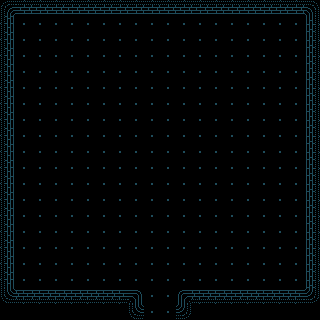

This is a level from a 2D game, rendered from its Tiled map with the project's own tilesets. A one-line summary and the complete map file follow:
An orthogonal 20x20 tile map with 16x16 px tiles, 2 tile layers (Floor, Walls), 2 tilesets and 3 objects (T_Chapel, S_Chapel).

<map version="1.5" tiledversion="1.7.2" orientation="orthogonal" renderorder="right-down" width="20" height="20" tilewidth="16" tileheight="16" infinite="0" nextlayerid="5" nextobjectid="4">
 <tileset firstgid="1" source="../../Floor.tsx" />
 <tileset firstgid="129" source="Sprites.tsx" />
 <layer id="2" name="Floor" width="20" height="20">
  <data encoding="csv">
0,0,0,0,0,0,0,0,0,0,0,0,0,0,0,0,0,0,0,0,
0,3,3,3,3,3,3,3,3,3,3,3,3,3,3,3,3,3,3,0,
0,3,3,3,3,3,3,3,3,3,3,3,3,3,3,3,3,3,3,0,
0,3,3,3,3,3,3,3,3,3,3,3,3,3,3,3,3,3,3,0,
0,3,3,3,3,3,3,3,3,3,3,3,3,3,3,3,3,3,3,0,
0,3,3,3,3,3,3,3,3,3,3,3,3,3,3,3,3,3,3,0,
0,3,3,3,3,3,3,3,3,3,3,3,3,3,3,3,3,3,3,0,
0,3,3,3,3,3,3,3,3,3,3,3,3,3,3,3,3,3,3,0,
0,3,3,3,3,3,3,3,3,3,3,3,3,3,3,3,3,3,3,0,
0,3,3,3,3,3,3,3,3,3,3,3,3,3,3,3,3,3,3,0,
0,3,3,3,3,3,3,3,3,3,3,3,3,3,3,3,3,3,3,0,
0,3,3,3,3,3,3,3,3,3,3,3,3,3,3,3,3,3,3,0,
0,3,3,3,3,3,3,3,3,3,3,3,3,3,3,3,3,3,3,0,
0,3,3,3,3,3,3,3,3,3,3,3,3,3,3,3,3,3,3,0,
0,3,3,3,3,3,3,3,3,3,3,3,3,3,3,3,3,3,3,0,
0,3,3,3,3,3,3,3,3,3,3,3,3,3,3,3,3,3,3,0,
0,3,3,3,3,3,3,3,3,3,3,3,3,3,3,3,3,3,3,0,
0,3,3,3,3,3,3,3,3,3,3,3,3,3,3,3,3,3,3,0,
0,0,0,0,0,0,0,0,0,3,3,0,0,0,0,0,0,0,0,0,
0,0,0,0,0,0,0,0,0,3,3,0,0,0,0,0,0,0,0,0
</data>
 </layer>
 <layer id="1" name="Walls" width="20" height="20">
  <data encoding="csv">
50,21,21,21,21,21,21,21,21,21,21,21,21,21,21,21,21,21,21,49,
35,0,0,0,0,0,0,0,0,0,0,0,0,0,0,0,0,0,0,34,
35,0,0,0,0,0,0,0,0,0,0,0,0,0,0,0,0,0,0,34,
35,0,0,0,0,0,0,0,0,0,0,0,0,0,0,0,0,0,0,34,
35,0,0,0,0,0,0,0,0,0,0,0,0,0,0,0,0,0,0,34,
35,0,0,0,0,0,0,0,0,0,0,0,0,0,0,0,0,0,0,34,
35,0,0,0,0,0,0,0,0,0,0,0,0,0,0,0,0,0,0,34,
35,0,0,0,0,0,0,0,0,0,0,0,0,0,0,0,0,0,0,34,
35,0,0,0,0,0,0,0,0,0,0,0,0,0,0,0,0,0,0,34,
35,0,0,0,0,0,0,0,0,0,0,0,0,0,0,0,0,0,0,34,
35,0,0,0,0,0,0,0,0,0,0,0,0,0,0,0,0,0,0,34,
35,0,0,0,0,0,0,0,0,0,0,0,0,0,0,0,0,0,0,34,
35,0,0,0,0,0,0,0,0,0,0,0,0,0,0,0,0,0,0,34,
35,0,0,0,0,0,0,0,0,0,0,0,0,0,0,0,0,0,0,34,
35,0,0,0,0,0,0,0,0,0,0,0,0,0,0,0,0,0,0,34,
35,0,0,0,0,0,0,0,0,0,0,0,0,0,0,0,0,0,0,34,
35,0,0,0,0,0,0,0,0,0,0,0,0,0,0,0,0,0,0,34,
35,0,0,0,0,0,0,0,0,0,0,0,0,0,0,0,0,0,0,34,
37,33,33,33,33,33,33,33,60,0,0,59,33,33,33,33,33,33,33,36,
0,0,0,0,0,0,0,0,37,0,0,36,0,0,0,0,0,0,0,0
</data>
 </layer>
 <objectgroup id="3" name="Objects">
  <object id="1" gid="132" x="160" y="355.5" width="34" height="71" rotation="180" />
 </objectgroup>
 <objectgroup id="4" name="Transitions">
  <object id="2" name="T_Chapel" x="144" y="304" width="32" height="16" />
  <object id="3" name="S_Chapel" x="160" y="288">
   <point />
  </object>
 </objectgroup>
</map>